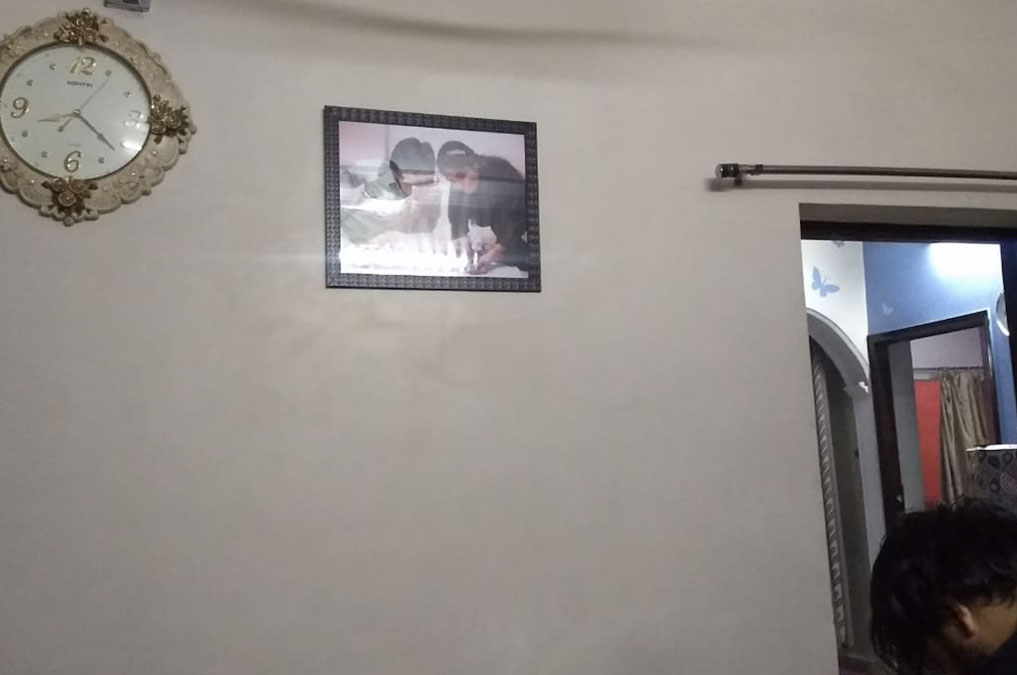
#> input picture images/img33.jpg, 1017 x 675 px; its folder holds 5 pictures in this run
$ python index.py
#> lines starting #> are read from the running program, lines starting #| are printed output that depends on the picture; after the words box and inside, x2 and y2 are one past the last pixel; in counts of white or black regions, pixels touching at a corner belong together
import cv2
import numpy as np
from matplotlib import pyplot as plt
from datetime import datetime

def readImage(img_name):
#> called with img_name = 'img33.jpg'
    img = cv2.imread('images/' + img_name)
#> img is the input picture: shape (675, 1017, 3); mean B, G, R 136.1, 139.8, 145.2
    return cv2.cvtColor(img, cv2.COLOR_BGR2RGB)


def resizeAndPad(img, size, pad_color=0):

    h, w = img.shape[:2]
    sh, sw = size

    # interpolation method
    if h > sh or w > sw: # shrinking image
        interp = cv2.INTER_AREA
    else: # stretching image
        interp = cv2.INTER_CUBIC

    # aspect ratio of image
    aspect = w/h  # if on Python 2, you might need to cast as a float: float(w)/h

    # compute scaling and pad sizing
    if aspect > 1: # horizontal image
        new_w = sw
        new_h = np.round(new_w/aspect).astype(int)
        pad_vert = (sh-new_h)/2
        pad_top, pad_bot = np.floor(pad_vert).astype(int), np.ceil(pad_vert).astype(int)
        pad_left, pad_right = 0, 0
    elif aspect < 1: # vertical image
        new_h = sh
        new_w = np.round(new_h*aspect).astype(int)
        pad_horz = (sw-new_w)/2
        pad_left, pad_right = np.floor(pad_horz).astype(int), np.ceil(pad_horz).astype(int)
        pad_top, pad_bot = 0, 0
    else: # square image
        new_h, new_w = sh, sw
        pad_left, pad_right, pad_top, pad_bot = 0, 0, 0, 0

    # set pad color
    if len(img.shape) is 3 and not isinstance(pad_color, (list, tuple, np.ndarray)): # color image but only one color provided
        pad_color = [pad_color]*3

    # scale and pad
    scaled_img = cv2.resize(img, (new_w, new_h), interpolation=interp)
    scaled_img = cv2.copyMakeBorder(scaled_img, pad_top, pad_bot, pad_left, pad_right, borderType=cv2.BORDER_CONSTANT, value=pad_color)

    return scaled_img


def getOutlineImg(img):
    return cv2.Canny(img,100,200)  # todo: can be optimised later


def getColoredImage(img, new_color):
    pattern = cv2.imread('pattern2.jpg')
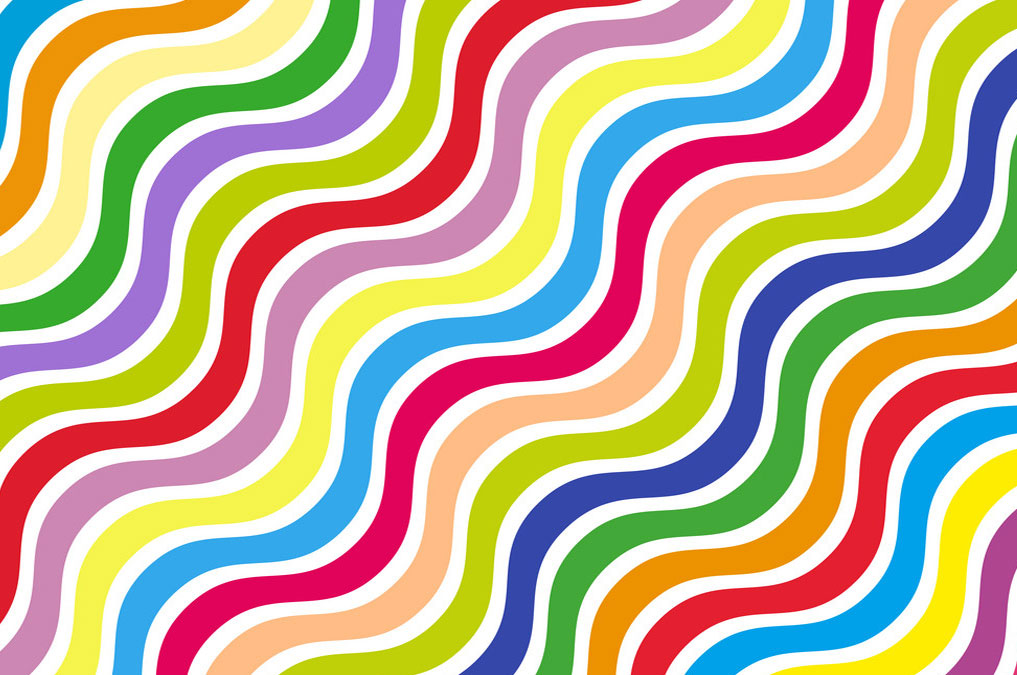
#> input picture pattern2.jpg, 1017 x 675 px
#> pattern is the input picture: shape (675, 1017, 3); mean B, G, R 152.1, 179.5, 199.2
    hsv_pattern = cv2.cvtColor(pattern, cv2.COLOR_BGR2HSV)
#> hsv_pattern: shape (675, 1017, 3); mean H, S, V 73.5, 128.7, 230.1
    hp, sp, vp = cv2.split(hsv_pattern)
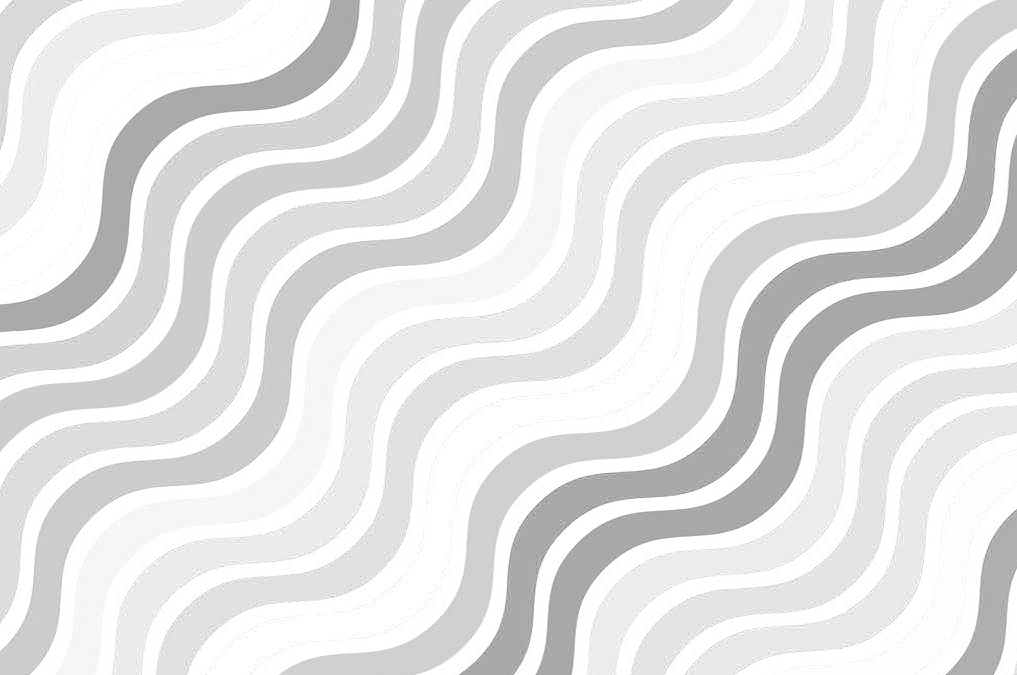
#> vp: shape (675, 1017); min 114, max 255, mean 230.1

    color = np.uint8([[new_color]])
    hsv_color = cv2.cvtColor(color, cv2.COLOR_RGB2HSV)
    hsv_image = cv2.cvtColor(img, cv2.COLOR_RGB2HSV)
#> hsv_image: shape (675, 1017, 3); mean H, S, V 31.7, 25.8, 146.7
    h, s, v = cv2.split(hsv_image)
    h.fill(hsv_color[0][0][0])  # todo: optimise to handle black/white walls
#> h: shape (675, 1017); every value is 76
    s.fill(hsv_color[0][0][1])
#> s: shape (675, 1017); every value is 165

    # cv2.add(vp, v, vp)
    # new_hsv_image = cv2.merge([hp, sp, v])
    new_hsv_image = cv2.merge([h, s, v])
#> new_hsv_image: shape (675, 1017, 3); mean H, S, V 76, 165, 146.7
    new_rgb_image = cv2.cvtColor(new_hsv_image, cv2.COLOR_HSV2RGB)
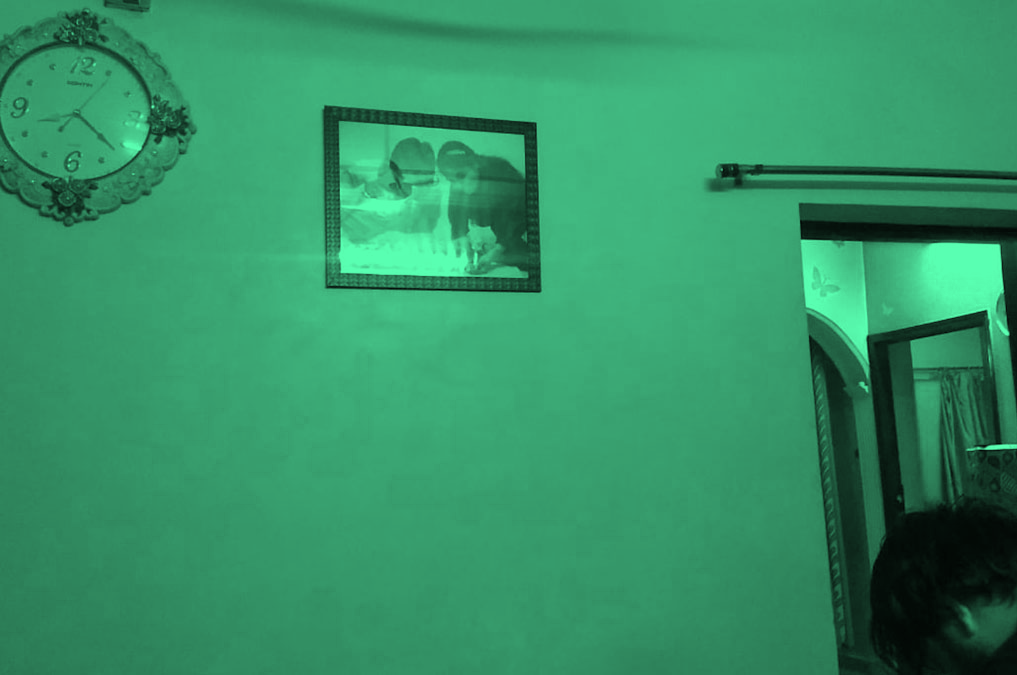
#> new_rgb_image: shape (675, 1017, 3); mean R, G, B 51.3, 146.7, 102
#> in getOutlineImg, `return cv2.Canny(img,100,200)`:
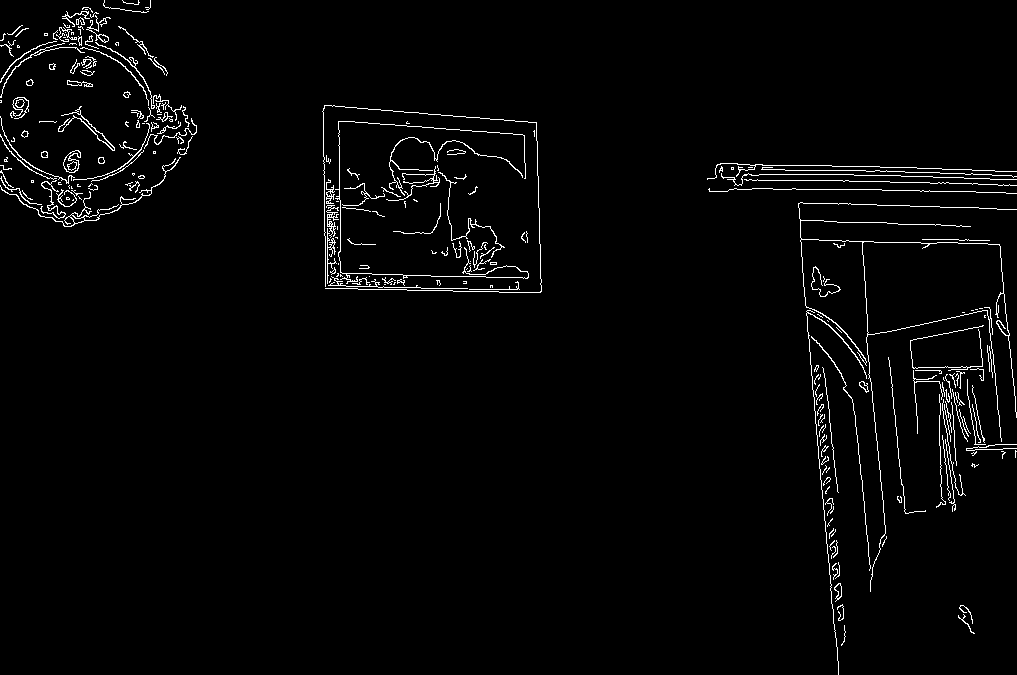
#> returned value: shape (675, 1017); 2.2% white in thin lines or dots
    return new_rgb_image


def selectWall(outline_img, position):
#> called with position = (300, 100)
    h, w = outline_img.shape[:2]
#> h = 675; w = 1017
    wall = outline_img.copy()
    scaled_mask = resizeAndPad(outline_img, (h+2,w+2), 255)
    cv2.floodFill(wall, scaled_mask, position, 255)   # todo: can be optimised later
#> wall: shape (675, 1017); 77.9% white; 154 black regions (142 under 20 px), largest, box (x1, y1, x2, y2) and area: (797, 200, 1017, 675) 88489, (320, 103, 543, 292) 34930, (0, 6, 196, 228) 21366
    cv2.subtract(wall, outline_img, wall)
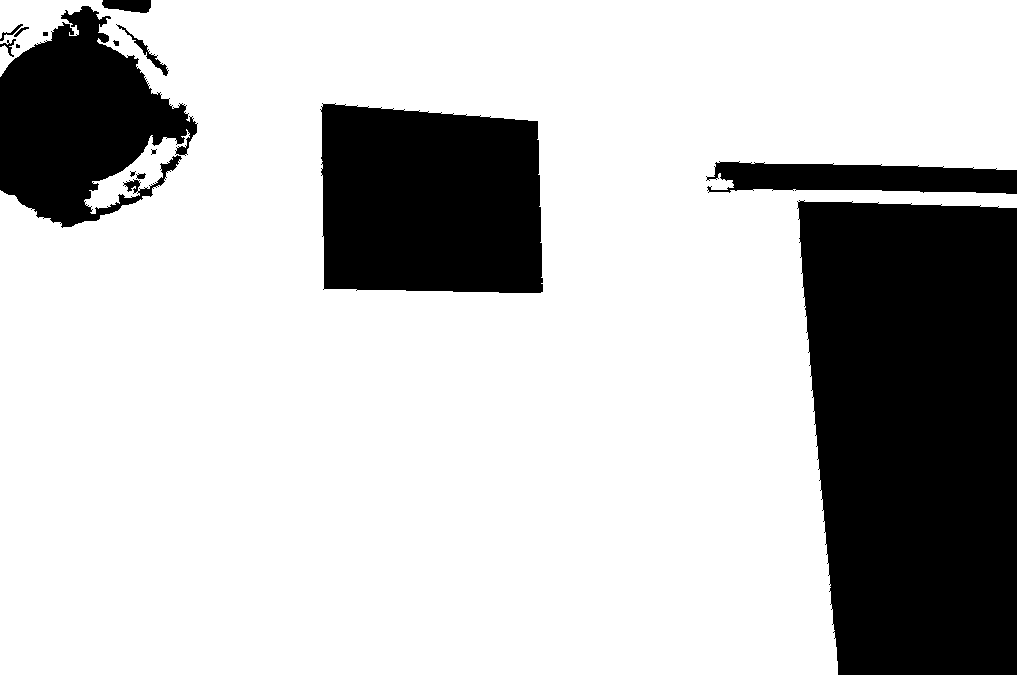
#> wall: shape (675, 1017); 75.7% white; 15 black regions (3 under 20 px), largest, box (x1, y1, x2, y2) and area: (797, 200, 1017, 675) 93970, (320, 103, 543, 293) 38824, (0, 6, 198, 228) 25602
    return wall


def mergeImages(img, colored_image, wall):
    colored_image = cv2.bitwise_and(colored_image, colored_image, mask=wall)
    marked_img = cv2.bitwise_and(img, img, mask=cv2.bitwise_not(wall))
    final_img = cv2.bitwise_xor(colored_image, marked_img)
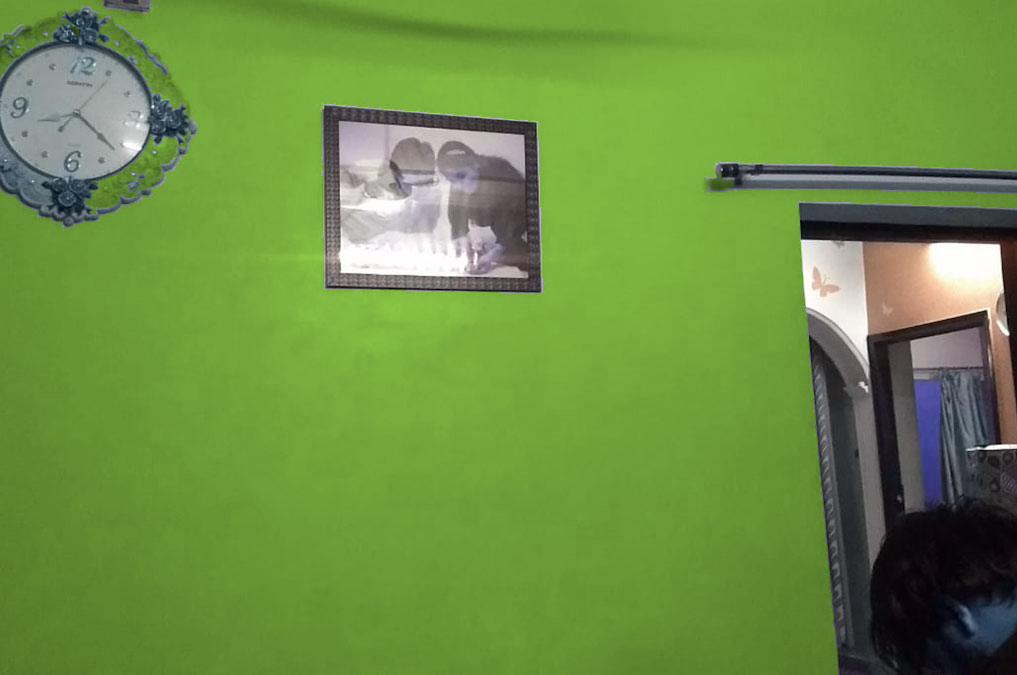
#> final_img: shape (675, 1017, 3); mean of channels 0, 1, 2 67.4, 144.4, 108.6; drawn as B, G, R
    return final_img


def saveImage(img_name, img):
    cv2.imwrite( "./images/edited-" + img_name, img)


def showImages(original_img, colored_image, selected_wall, final_img):
    plt.subplot(221),plt.imshow(original_img, cmap = 'gray')
    plt.title('Original Image'), plt.xticks([]), plt.yticks([])
    plt.subplot(222),plt.imshow(colored_image, cmap = 'gray')
    plt.title('Colored Image'), plt.xticks([]), plt.yticks([])
    plt.subplot(223),plt.imshow(selected_wall, cmap = 'gray')
    plt.title('Selected Wall'), plt.xticks([]), plt.yticks([])
    plt.subplot(224),plt.imshow(final_img, cmap = 'gray')
    plt.title('Final Image'), plt.xticks([]), plt.yticks([])
    plt.show()


def changeColor(image_name, position, new_color):
    start = datetime.timestamp(datetime.now())
    img = readImage(image_name)
    original_img = img.copy()

    colored_image = getColoredImage(img, new_color)

    outline_img = getOutlineImg(img)
    original_outline_img = outline_img.copy()

    selected_wall = selectWall(outline_img, position)

    final_img = mergeImages(img, colored_image, selected_wall)

    end = start = datetime.timestamp(datetime.now())
    print (end-start)
    saveImage(image_name, final_img)
    showImages(original_img, colored_image, selected_wall, final_img)


changeColor('img33.jpg', (300, 100), [70, 199, 140])

# pattern
# save image + integration
# ppt
# different images & actual color
# video
